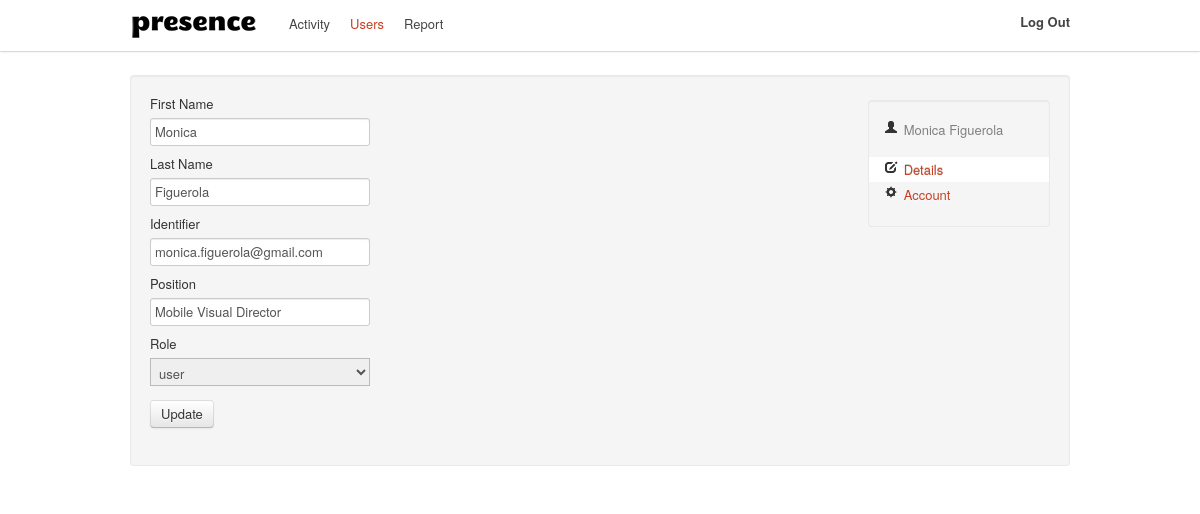
/admin/users/2/details (signed in), run on the app's committed database.
### tables this page shows
CREATE TABLE IF NOT EXISTS `presence_users` (
  `id` int(11) NOT NULL AUTO_INCREMENT,
  `identifier` varchar(150) NOT NULL,
  `password` varchar(50) NOT NULL,
  `role` varchar(20) NOT NULL,
  `firstname` varchar(200) NOT NULL,
  `lastname` varchar(300) NOT NULL,
  `position` varchar(200) NOT NULL,
  `UUID` varchar(36) NOT NULL,
  `mac` char(17) NOT NULL,
  PRIMARY KEY (`id`)
);

### public/index.php (called while the page is built, shortened)
<?php
require_once (ROOT . '/config/config.php');
$url = isset($_GET['url']) ? $_GET['url'] : null;
$role = isset($_SESSION['role']) ? $_SESSION['role'] : null;
if ($url == null && $role == null) {
    $controller = "AuthController";
    $action = "asklogin";
    $url_params = array();
} else if ($url == null && isset($role)) {
    $controller = ucfirst($role) . 'Controller';
    $action = 'activity';
    $url_params = array();
} else {
    $url_params = explode('/', $url);
    $controller = ucfirst(array_shift($url_params));
    $action = $url_params[0] == null ? 'activity' : array_shift($url_params);
}
isset($url_params[1])
    ? $extra_action = $url_params[1]
    : $extra_action = null;
$extra_params = $_POST;
new $controller($action, array_merge($url_params, $extra_params), $extra_action);

### config/config.php (called while the page is built, shortened)
<?php
$CONFIG = new stdClass();
$CONFIG->wwwroot = 'https://localhost/presence-manager';
$CONFIG->dbhost = 'localhost';
$CONFIG->dbname = 'presence';
$CONFIG->dbuser = 'root';
$CONFIG->dbpassword = 'doremi';

### lang/en.php (called while the page is built, shortened)
<?php
$STRINGS = null;
$STRINGS['brand'] = 'Presence';
$STRINGS['login'] = 'Login';
$STRINGS['help'] = 'Help';
$STRINGS['activity'] = 'Activity';
$STRINGS['users'] = 'Users';
$STRINGS['report'] = 'Report';
$STRINGS['user'] = 'User';
$STRINGS['logout'] = 'Log Out';
$STRINGS['home'] = 'Home';
$STRINGS['404'] = '404';
$STRINGS['details'] = 'Details';
$STRINGS['summary'] = 'Summary';
$STRINGS['account'] = 'Account';
$STRINGS['starttime'] = 'Start Time';
$STRINGS['startdate'] = 'Start Date';
$STRINGS['endtime'] = 'End Time';
$STRINGS['enddate'] = 'End Date';
$STRINGS['action'] = 'Action';
$STRINGS['time'] = 'Time';
$STRINGS['date'] = 'Date';
$STRINGS['firstname'] = 'First Name';
$STRINGS['lastname'] = 'Last Name';
$STRINGS['issued'] = 'Issued';
$STRINGS['period'] = 'Period';
$STRINGS['intervals'] = 'Intervals';
$STRINGS['interval'] = 'Interval';
$STRINGS['incidences'] = 'Incidences';
$STRINGS['total'] = 'Total';
$STRINGS['password'] = 'Password';
$STRINGS['position'] = 'Position';
$STRINGS['role'] = 'Role';
$STRINGS['update'] = 'Update';
$STRINGS['week'] = 'Week';
$STRINGS['month'] = 'Month';
$STRINGS['year'] = 'Year';
$STRINGS['type'] = 'Type';
$STRINGS['message'] = 'Message';
$STRINGS['previous'] = 'Previous';
$STRINGS['next'] = 'Next';
$STRINGS['day'] = 'Day';
$STRINGS['identifier'] = 'Identifier';
$STRINGS['user:update:success'] = 'User details updated successfully!';
$STRINGS['user:update:failed'] = 'User details update falied!';
$STRINGS['user:delete:success'] = 'User deleted successfully!';
$STRINGS['user:delete:failed'] = 'User deleition falied!';
$STRINGS['user:create:success'] = 'The new user has been created!';
$STRINGS['user:create:failed'] = 'Error creating new user!';
$STRINGS['user:create:duplicate'] = 'This user already exists!';
$STRINGS['admin:no:activities'] = 'No more activity!';
$STRINGS['add:user'] = 'Add User';
$STRINGS['create:user'] = 'Create User';
$STRINGS['build:report'] = 'Build Report';
$STRINGS['event:success'] = 'Success!';
$STRINGS['event:error'] = 'Error!';
$STRINGS['event:checkin'] = 'Check-In';
$STRINGS['event:checkout'] = 'Check-Out';
$STRINGS['event:incidence'] = 'Incidence';
$STRINGS['event:noactivity'] = 'No Activity!';
$STRINGS['event:noactivity:message'] = 'No more user activity';

### lib/DB.php (called while the page is built, shortened)
<?php
class DB {
    private static $_instance;
    private static function getInstance(){
        if(self::$_instance == null){
            self::$_instance = new $class();
        }
        return self::$_instance;
    }
    public static function setUp($params){
        $db = self::getInstance();
        $db->_connection = new PDO("mysql:host=" . $params->dbhost . ";
                                    dbname=" . $params->dbname,
                                               $params->dbuser,
                                               $params->dbpassword);
    }
    public static function getDB(){
        $db = self::getInstance();
        return $db->_connection;
    }
	static function getRecord($sql, array $params){
        $st = self::getDB()->prepare($sql);
		$st->execute($params);
		return $st->fetch(PDO::FETCH_OBJ);
	}
}

### app/model.class.php (called while the page is built, shortened)
<?php
abstract class Model{
    public static function find($id){
        $sql = "SELECT *
                FROM ".self::table()."
                WHERE `id` = ?";
        return DB::getRecord($sql, array($id));
    }
    protected static function table(){
        $prefix = 'presence_';
        $caller = get_called_class();
        $class = lcfirst(substr($caller, 0, -5));
        return $prefix.self::pluralise($class);
    }
    private static function pluralise($word){
        $exceptions = array();
        $exceptions['activity'] = 'activity';
        empty($exceptions[$word])
            ? $plural = $word.'s'
            : $plural = $exceptions[$word];
        return $plural;
    }
}

### app/views/admin/AdminUserDetailsView.php (the view, shortened to what this page needs)
<?php
class AdminUserDetailsView extends View{
	private $_user;
    public function __construct($user, $alert = null) {
        $this->_user = $user;
    }
	public function menu(){
        return MenuHelper::admin_base_menu('users');
	}
	public function content(){
		global $CONFIG, $STRINGS;
		$selected_user = $this->_user->role == 'user' ? 'SELECTED' : '';
		$selected_admin = $this->_user->role == 'admin' ? 'SELECTED' : '';
		return '
        <section id="user-details" class="well">
        '.MenuHelper::admin_submenu('details', $this->_user).'
            <form action="'.$CONFIG->wwwroot.'/admin/users/'.$this->_user->id.'/update"  method="post">
                <label>'.$STRINGS['firstname'].'</label>
                <input type="text" name="firstname" value="'.$this->_user->firstname.'">
                <label>'.$STRINGS['lastname'].'</label>
                <input type="text" name="lastname" value="'.$this->_user->lastname.'">
                <label>'.$STRINGS['identifier'].'</label>
                <input type="text" name="identifier" value="'.$this->_user->identifier.'">
                <label>'.$STRINGS['position'].'</label>
                <input type="text" name="position" value="'.$this->_user->position.'">
                <label>'.$STRINGS['role'].'</label>
                <select name="role">
                    <option '.$selected_user.'>user</option>
                    <option '.$selected_admin.'>admin</option>
                </select>
                <label></label>
                <button type="submit" class="btn">'.$STRINGS['update'].'</button>
            </form>
        </section>';
	}
}

### app/helpers/MenuHelper.php (shortened to what this page needs)
<?php
class MenuHelper extends Helper {
    static public function admin_base_menu($active) {
        global $CONFIG, $STRINGS;
        $activity = $users = $report = null;
        return
            '<ul class="nav">
                <li ' . $activity . '><a href="' . $CONFIG->wwwroot . '/admin/activity">' . $STRINGS['activity'] . '</a></li>
                <li ' . $users . ' ><a href="' . $CONFIG->wwwroot . '/admin/users">' . $STRINGS['users'] . '</a></li>
                <li ' . $report . ' ><a href="' . $CONFIG->wwwroot . '/admin/report">' . $STRINGS['report'] . '</a></li>
            </ul>' . MenuHelper::get_logout_option();
    }
    static public function admin_submenu($active, $user){
        global $CONFIG, $STRINGS;
        $details = $account = null;
        return '
            <ul class="nav nav-list well inline-menu">
                <li class="id-tab">
                    <i class="icon-user"></i>&nbsp;'.$user->firstname.' '.$user->lastname.'
                </li>
                <li>&nbsp;</li>
                <li ' . $details . '>
                    <a href="'.$CONFIG->wwwroot.'/admin/users/'.$user->id.'/details">
                    <i class="icon-edit"></i>&nbsp;'.$STRINGS['details'].'</a></li>
                <li ' . $account . '>
                    <a href="'.$CONFIG->wwwroot.'/admin/users/'.$user->id.'/account">
                    <i class="icon-cog"></i>&nbsp;'.$STRINGS['account'].'</a></li>
                </ul>';
    }
    static private function get_logout_option(){
        global $CONFIG, $STRINGS;
        return
            '<ul class="nav pull-right no-hover-a">
                <p class="logout pull-right"><a href="' . $CONFIG->wwwroot . '/auth/logout"><b>' . $STRINGS['logout'] . '</b></a></p>
             </ul>';
    }
}

### public/css/presence.css (style rules this page uses)
html { overflow-y:scroll; }
html a { color: #C83E22 !important; }
body { padding-top:75px; }
.id-tab { color:grey; }
.inline-menu { float:right; width:150px; }
.navbar a { color: #444 !important; text-shadow: none !important; }
.active a { background: #FFFFFF !important; color: #C83E22 !important; }
.nav { margin-top: 5px !important; }
.logout { padding-top: 8px; }

### data on the page
presence_users: firstname "Monica", lastname "Figuerola", identifier "monica.figuerola@gmail.com", position "Mobile Visual Director"

### other printed values
$STRINGS['activity'] "Activity"
$STRINGS['users'] "Users"
$STRINGS['report'] "Report"
$STRINGS['logout'] "Log Out"
$STRINGS['details'] "Details"
$STRINGS['account'] "Account"
$STRINGS['firstname'] "First Name"
$STRINGS['lastname'] "Last Name"
$STRINGS['identifier'] "Identifier"
$STRINGS['position'] "Position"
$STRINGS['role'] "Role"
$STRINGS['update'] "Update"
